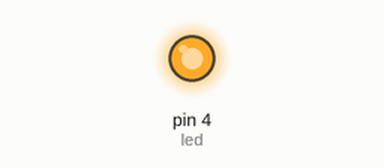
Simulated run of this sketch. Board: Arduino Uno, built with avr-gcc and run on an emulated ATmega328P. On the bench: output pins drawn as LEDs (lit = HIGH).

Above: at 0.1 s.
At 110.1 s:
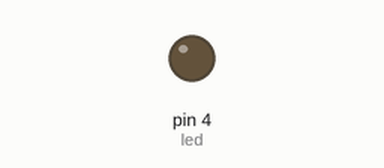
Timing chart, 0 to 111.6 s (numbered marks = the images above):
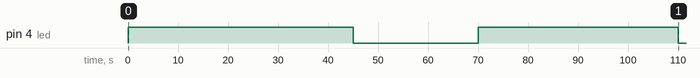

Measured:
- by itself, pin 4 (led): HIGH → LOW at 45.0 s, → HIGH 25.0 s later, → LOW 40.0 s later

The sketch:

LED.ino
```cpp
int led =4; //pin D4 in arduino board

void setup() {
  // put your setup code here, to run once:
  Serial.begin(115200);
  pinMode(led, OUTPUT);
  digitalWrite(led, HIGH);
}

void loop() {
  // put your main code here, to run repeatedly:
  delay(5000);
  digitalWrite(led,HIGH);
  delay(40000);
  digitalWrite(led, LOW);
  delay(20000);
}
```
